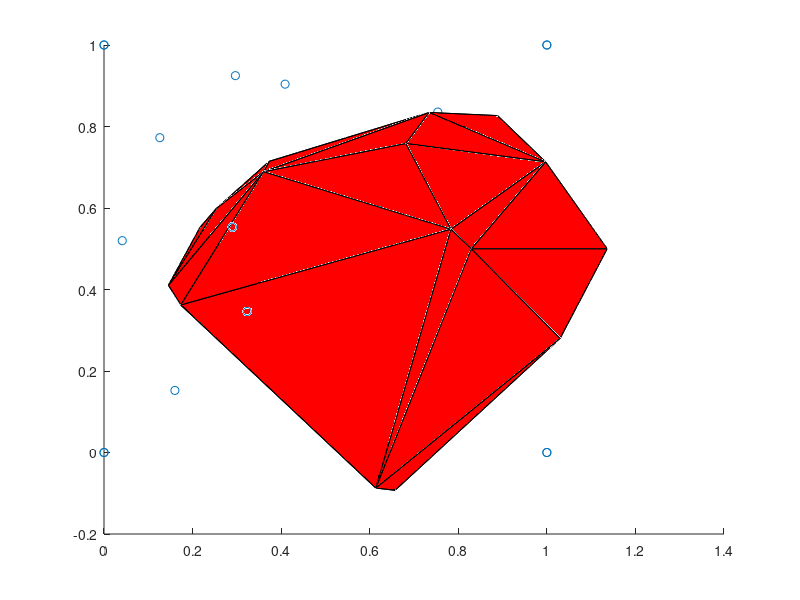

The MATLAB script that drew this image: (Note: this script raises an error after producing the figure.)
function drawVoronoiCell(varargin)
%DRAWVORONOICELL  compute and draw voronoi polyhedron using geom3d library
%
%   This demo show how to manipulate polyhedra, using matlab's voronoin
%   function and the geom3d library.
%   
%   This demo generate some points in a unit cube, computes the 3D voronoi
%   diagram from the germs, and isolate the central cell.
%   This cell is a bounded polyhedron, with polygonal faces. For a better
%   representation of the polyhedron, coplanar faces are merged and a new
%   polyhedron is created and displayed.
%   
%   Usage
%   drawVoronoiCell
%
%   See also
%   voronoin, delaunayn, convhulln
%   meshReduce, drawPolyhedron
%
%
% ------
% Author: David Legland
% e-mail: david.legland@grignon.inra.fr
% Created: 2009-06-22,    using Matlab 7.7.0.471 (R2008b)
% Copyright 2009 INRA - Cepia Software Platform.


%% Creation of germs

% germ of the cell of interest, in the center of the unit cube
germ0  = [.5 .5 .5];

% create random germs, and add corners of unit cube to ensure finiteness of
% voronoi pattern
[corners faces] = createCube; %#ok<NASGU>
germs   = [germ0;rand(10, 3);corners];

% dispay the germs
figure(1); clf; hold on;
drawPoint3d(germs);


%% Display Voronoi polyhedron associated with germ

% compute voronoi diagram in 3D using Matlab standard function
[V C]   = voronoin(germs);

% the polyhedron corresponding to first germ is given by vertices in C{1}
indVert = C{1};
vertices = V(indVert, :);

% triangular faces can be obtained from convhulln
K = convhulln(vertices);

% draw the polyhedron
drawPolyhedron(vertices, K);


%% Compute and display minimal polyhedron

% merge some faces to reduce total number of faces.
% new faces are 3D polygons
% K2 is a cell array, each cell containing a row vector with indices of
% 'points' corresponding to vertices of each face.
K2 = meshReduce(vertices, K);

% display the germs
figure(1); clf; hold on;
set(gcf, 'renderer', 'opengl');
drawPoint3d(germs);

% draw the polyhedron
drawPolyhedron(vertices, K2);
